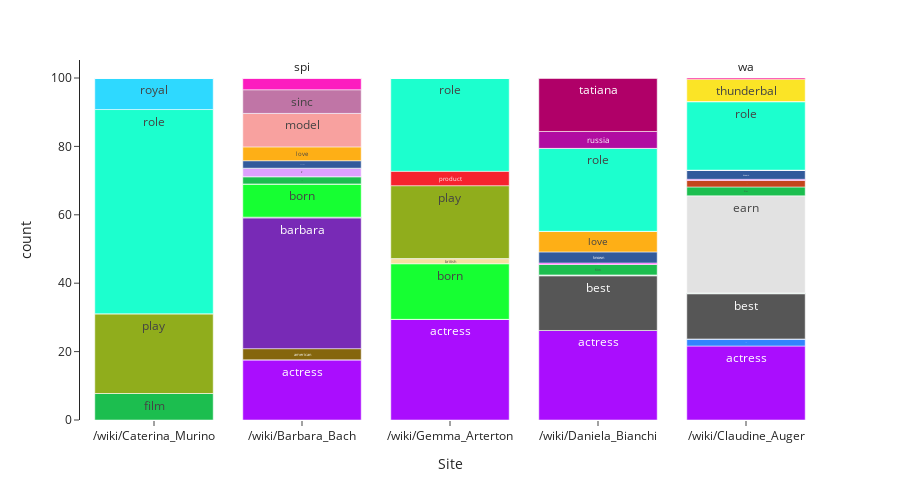

The cell this chart's notebook holds for it:
### Code cell
fig = px.bar(res_df, x="Site", y="count", color="word", text="word", 
                template='simple_white', height=500, color_discrete_sequence=px.colors.qualitative.Alphabet)

fig.update_layout(showlegend=False)3
fig.update_xaxes(showline=False)

fig.show()

### Figure 1 — Plotly figure (JSON) as saved in the notebook; plotly's stock layout.template omitted (floating-point values rounded to 4 significant figures)
{"data": [{"alignmentgroup": "True", "hovertemplate": "word=%{text}<br>Site=%{x}<br>count=%{y}<extra></extra>", "legendgroup": "actress", "marker": {"color": "#AA0DFE", "pattern": {"shape": ""}}, "name": "actress", "offsetgroup": "actress", "orientation": "v", "showlegend": true, "text": ["actress", "actress", "actress", "actress", "actress"], "textposition": "auto", "type": "bar", "x": ["/wiki/Caterina_Murino", "/wiki/Barbara_Bach", "/wiki/Gemma_Arterton", "/wiki/Daniela_Bianchi", "/wiki/Claudine_Auger"], "xaxis": "x", "y": [0, 17.59, 29.44, 26.18, 21.64], "yaxis": "y"}, {"alignmentgroup": "True", "hovertemplate": "word=%{text}<br>Site=%{x}<br>count=%{y}<extra></extra>", "legendgroup": "also", "marker": {"color": "#3283FE", "pattern": {"shape": ""}}, "name": "also", "offsetgroup": "also", "orientation": "v", "showlegend": true, "text": ["also", "also", "also", "also", "also"], "textposition": "auto", "type": "bar", "x": ["/wiki/Caterina_Murino", "/wiki/Barbara_Bach", "/wiki/Gemma_Arterton", "/wiki/Daniela_Bianchi", "/wiki/Claudine_Auger"], "xaxis": "x", "y": [0, 0, 0, 0, 2.067], "yaxis": "y"}, {"alignmentgroup": "True", "hovertemplate": "word=%{text}<br>Site=%{x}<br>count=%{y}<extra></extra>", "legendgroup": "american", "marker": {"color": "#85660D", "pattern": {"shape": ""}}, "name": "american", "offsetgroup": "american", "orientation": "v", "showlegend": true, "text": ["american", "american", "american", "american", "american"], "textposition": "auto", "type": "bar", "x": ["/wiki/Caterina_Murino", "/wiki/Barbara_Bach", "/wiki/Gemma_Arterton", "/wiki/Daniela_Bianchi", "/wiki/Claudine_Auger"], "xaxis": "x", "y": [0, 3.27, 0, 0, 0], "yaxis": "y"}, {"alignmentgroup": "True", "hovertemplate": "word=%{text}<br>Site=%{x}<br>count=%{y}<extra></extra>", "legendgroup": "barbara", "marker": {"color": "#782AB6", "pattern": {"shape": ""}}, "name": "barbara", "offsetgroup": "barbara", "orientation": "v", "showlegend": true, "text": ["barbara", "barbara", "barbara", "barbara", "barbara"], "textposition": "auto", "type": "bar", "x": ["/wiki/Caterina_Murino", "/wiki/Barbara_Bach", "/wiki/Gemma_Arterton", "/wiki/Daniela_Bianchi", "/wiki/Claudine_Auger"], "xaxis": "x", "y": [0, 38.28, 0, 0, 0], "yaxis": "y"}, {"alignmentgroup": "True", "hovertemplate": "word=%{text}<br>Site=%{x}<br>count=%{y}<extra></extra>", "legendgroup": "best", "marker": {"color": "#565656", "pattern": {"shape": ""}}, "name": "best", "offsetgroup": "best", "orientation": "v", "showlegend": true, "text": ["best", "best", "best", "best", "best"], "textposition": "auto", "type": "bar", "x": ["/wiki/Caterina_Murino", "/wiki/Barbara_Bach", "/wiki/Gemma_Arterton", "/wiki/Daniela_Bianchi", "/wiki/Claudine_Auger"], "xaxis": "x", "y": [0, 0, 0, 15.98, 13.21], "yaxis": "y"}, {"alignmentgroup": "True", "hovertemplate": "word=%{text}<br>Site=%{x}<br>count=%{y}<extra></extra>", "legendgroup": "bond", "marker": {"color": "#1C8356", "pattern": {"shape": ""}}, "name": "bond", "offsetgroup": "bond", "orientation": "v", "showlegend": true, "text": ["bond", "bond", "bond", "bond", "bond"], "textposition": "auto", "type": "bar", "x": ["/wiki/Caterina_Murino", "/wiki/Barbara_Bach", "/wiki/Gemma_Arterton", "/wiki/Daniela_Bianchi", "/wiki/Claudine_Auger"], "xaxis": "x", "y": [0, 0.1812, 0, 0.2696, 0.2228], "yaxis": "y"}, {"alignmentgroup": "True", "hovertemplate": "word=%{text}<br>Site=%{x}<br>count=%{y}<extra></extra>", "legendgroup": "born", "marker": {"color": "#16FF32", "pattern": {"shape": ""}}, "name": "born", "offsetgroup": "born", "orientation": "v", "showlegend": true, "text": ["born", "born", "born", "born", "born"], "textposition": "auto", "type": "bar", "x": ["/wiki/Caterina_Murino", "/wiki/Barbara_Bach", "/wiki/Gemma_Arterton", "/wiki/Daniela_Bianchi", "/wiki/Claudine_Auger"], "xaxis": "x", "y": [0, 9.708, 16.24, 0, 0], "yaxis": "y"}, {"alignmentgroup": "True", "hovertemplate": "word=%{text}<br>Site=%{x}<br>count=%{y}<extra></extra>", "legendgroup": "british", "marker": {"color": "#F7E1A0", "pattern": {"shape": ""}}, "name": "british", "offsetgroup": "british", "orientation": "v", "showlegend": true, "text": ["british", "british", "british", "british", "british"], "textposition": "auto", "type": "bar", "x": ["/wiki/Caterina_Murino", "/wiki/Barbara_Bach", "/wiki/Gemma_Arterton", "/wiki/Daniela_Bianchi", "/wiki/Claudine_Auger"], "xaxis": "x", "y": [0, 0, 1.536, 0, 0], "yaxis": "y"}, {"alignmentgroup": "True", "hovertemplate": "word=%{text}<br>Site=%{x}<br>count=%{y}<extra></extra>", "legendgroup": "earn", "marker": {"color": "#E2E2E2", "pattern": {"shape": ""}}, "name": "earn", "offsetgroup": "earn", "orientation": "v", "showlegend": true, "text": ["earn", "earn", "earn", "earn", "earn"], "textposition": "auto", "type": "bar", "x": ["/wiki/Caterina_Murino", "/wiki/Barbara_Bach", "/wiki/Gemma_Arterton", "/wiki/Daniela_Bianchi", "/wiki/Claudine_Auger"], "xaxis": "x", "y": [0, 0, 0, 0, 28.41], "yaxis": "y"}, {"alignmentgroup": "True", "hovertemplate": "word=%{text}<br>Site=%{x}<br>count=%{y}<extra></extra>", "legendgroup": "film", "marker": {"color": "#1CBE4F", "pattern": {"shape": ""}}, "name": "film", "offsetgroup": "film", "orientation": "v", "showlegend": true, "text": ["film", "film", "film", "film", "film"], "textposition": "auto", "type": "bar", "x": ["/wiki/Caterina_Murino", "/wiki/Barbara_Bach", "/wiki/Gemma_Arterton", "/wiki/Daniela_Bianchi", "/wiki/Claudine_Auger"], "xaxis": "x", "y": [7.748, 2.115, 0, 3.147, 2.601], "yaxis": "y"}, {"alignmentgroup": "True", "hovertemplate": "word=%{text}<br>Site=%{x}<br>count=%{y}<extra></extra>", "legendgroup": "first", "marker": {"color": "#C4451C", "pattern": {"shape": ""}}, "name": "first", "offsetgroup": "first", "orientation": "v", "showlegend": true, "text": ["first", "first", "first", "first", "first"], "textposition": "auto", "type": "bar", "x": ["/wiki/Caterina_Murino", "/wiki/Barbara_Bach", "/wiki/Gemma_Arterton", "/wiki/Daniela_Bianchi", "/wiki/Claudine_Auger"], "xaxis": "x", "y": [0, 0, 0, 0, 1.965], "yaxis": "y"}, {"alignmentgroup": "True", "hovertemplate": "word=%{text}<br>Site=%{x}<br>count=%{y}<extra></extra>", "legendgroup": "ha", "marker": {"color": "#DEA0FD", "pattern": {"shape": ""}}, "name": "ha", "offsetgroup": "ha", "orientation": "v", "showlegend": true, "text": ["ha", "ha", "ha", "ha", "ha"], "textposition": "auto", "type": "bar", "x": ["/wiki/Caterina_Murino", "/wiki/Barbara_Bach", "/wiki/Gemma_Arterton", "/wiki/Daniela_Bianchi", "/wiki/Claudine_Auger"], "xaxis": "x", "y": [0, 2.486, 0, 0, 0], "yaxis": "y"}, {"alignmentgroup": "True", "hovertemplate": "word=%{text}<br>Site=%{x}<br>count=%{y}<extra></extra>", "legendgroup": "jame", "marker": {"color": "#FE00FA", "pattern": {"shape": ""}}, "name": "jame", "offsetgroup": "jame", "orientation": "v", "showlegend": true, "text": ["jame", "jame", "jame", "jame", "jame"], "textposition": "auto", "type": "bar", "x": ["/wiki/Caterina_Murino", "/wiki/Barbara_Bach", "/wiki/Gemma_Arterton", "/wiki/Daniela_Bianchi", "/wiki/Claudine_Auger"], "xaxis": "x", "y": [0, 0, 0, 0.3322, 0.2746], "yaxis": "y"}, {"alignmentgroup": "True", "hovertemplate": "word=%{text}<br>Site=%{x}<br>count=%{y}<extra></extra>", "legendgroup": "known", "marker": {"color": "#325A9B", "pattern": {"shape": ""}}, "name": "known", "offsetgroup": "known", "orientation": "v", "showlegend": true, "text": ["known", "known", "known", "known", "known"], "textposition": "auto", "type": "bar", "x": ["/wiki/Caterina_Murino", "/wiki/Barbara_Bach", "/wiki/Gemma_Arterton", "/wiki/Daniela_Bianchi", "/wiki/Claudine_Auger"], "xaxis": "x", "y": [0, 2.179, 0, 3.242, 2.68], "yaxis": "y"}, {"alignmentgroup": "True", "hovertemplate": "word=%{text}<br>Site=%{x}<br>count=%{y}<extra></extra>", "legendgroup": "love", "marker": {"color": "#FEAF16", "pattern": {"shape": ""}}, "name": "love", "offsetgroup": "love", "orientation": "v", "showlegend": true, "text": ["love", "love", "love", "love", "love"], "textposition": "auto", "type": "bar", "x": ["/wiki/Caterina_Murino", "/wiki/Barbara_Bach", "/wiki/Gemma_Arterton", "/wiki/Daniela_Bianchi", "/wiki/Claudine_Auger"], "xaxis": "x", "y": [0, 4.047, 0, 6.021, 0], "yaxis": "y"}, {"alignmentgroup": "True", "hovertemplate": "word=%{text}<br>Site=%{x}<br>count=%{y}<extra></extra>", "legendgroup": "model", "marker": {"color": "#F8A19F", "pattern": {"shape": ""}}, "name": "model", "offsetgroup": "model", "orientation": "v", "showlegend": true, "text": ["model", "model", "model", "model", "model"], "textposition": "auto", "type": "bar", "x": ["/wiki/Caterina_Murino", "/wiki/Barbara_Bach", "/wiki/Gemma_Arterton", "/wiki/Daniela_Bianchi", "/wiki/Claudine_Auger"], "xaxis": "x", "y": [0, 9.787, 0, 0, 0], "yaxis": "y"}, {"alignmentgroup": "True", "hovertemplate": "word=%{text}<br>Site=%{x}<br>count=%{y}<extra></extra>", "legendgroup": "play", "marker": {"color": "#90AD1C", "pattern": {"shape": ""}}, "name": "play", "offsetgroup": "play", "orientation": "v", "showlegend": true, "text": ["play", "play", "play", "play", "play"], "textposition": "auto", "type": "bar", "x": ["/wiki/Caterina_Murino", "/wiki/Barbara_Bach", "/wiki/Gemma_Arterton", "/wiki/Daniela_Bianchi", "/wiki/Claudine_Auger"], "xaxis": "x", "y": [23.31, 0, 21.3, 0, 0], "yaxis": "y"}, {"alignmentgroup": "True", "hovertemplate": "word=%{text}<br>Site=%{x}<br>count=%{y}<extra></extra>", "legendgroup": "product", "marker": {"color": "#F6222E", "pattern": {"shape": ""}}, "name": "product", "offsetgroup": "product", "orientation": "v", "showlegend": true, "text": ["product", "product", "product", "product", "product"], "textposition": "auto", "type": "bar", "x": ["/wiki/Caterina_Murino", "/wiki/Barbara_Bach", "/wiki/Gemma_Arterton", "/wiki/Daniela_Bianchi", "/wiki/Claudine_Auger"], "xaxis": "x", "y": [0, 0, 4.21, 0, 0], "yaxis": "y"}, {"alignmentgroup": "True", "hovertemplate": "word=%{text}<br>Site=%{x}<br>count=%{y}<extra></extra>", "legendgroup": "role", "marker": {"color": "#1CFFCE", "pattern": {"shape": ""}}, "name": "role", "offsetgroup": "role", "orientation": "v", "showlegend": true, "text": ["role", "role", "role", "role", "role"], "textposition": "auto", "type": "bar", "x": ["/wiki/Caterina_Murino", "/wiki/Barbara_Bach", "/wiki/Gemma_Arterton", "/wiki/Daniela_Bianchi", "/wiki/Claudine_Auger"], "xaxis": "x", "y": [59.72, 0, 27.28, 24.26, 20.05], "yaxis": "y"}, {"alignmentgroup": "True", "hovertemplate": "word=%{text}<br>Site=%{x}<br>count=%{y}<extra></extra>", "legendgroup": "royal", "marker": {"color": "#2ED9FF", "pattern": {"shape": ""}}, "name": "royal", "offsetgroup": "royal", "orientation": "v", "showlegend": true, "text": ["royal", "royal", "royal", "royal", "royal"], "textposition": "auto", "type": "bar", "x": ["/wiki/Caterina_Murino", "/wiki/Barbara_Bach", "/wiki/Gemma_Arterton", "/wiki/Daniela_Bianchi", "/wiki/Claudine_Auger"], "xaxis": "x", "y": [9.217, 0, 0, 0, 0], "yaxis": "y"}, {"alignmentgroup": "True", "hovertemplate": "word=%{text}<br>Site=%{x}<br>count=%{y}<extra></extra>", "legendgroup": "russia", "marker": {"color": "#B10DA1", "pattern": {"shape": ""}}, "name": "russia", "offsetgroup": "russia", "orientation": "v", "showlegend": true, "text": ["russia", "russia", "russia", "russia", "russia"], "textposition": "auto", "type": "bar", "x": ["/wiki/Caterina_Murino", "/wiki/Barbara_Bach", "/wiki/Gemma_Arterton", "/wiki/Daniela_Bianchi", "/wiki/Claudine_Auger"], "xaxis": "x", "y": [0, 0, 0, 4.935, 0], "yaxis": "y"}, {"alignmentgroup": "True", "hovertemplate": "word=%{text}<br>Site=%{x}<br>count=%{y}<extra></extra>", "legendgroup": "sinc", "marker": {"color": "#C075A6", "pattern": {"shape": ""}}, "name": "sinc", "offsetgroup": "sinc", "orientation": "v", "showlegend": true, "text": ["sinc", "sinc", "sinc", "sinc", "sinc"], "textposition": "auto", "type": "bar", "x": ["/wiki/Caterina_Murino", "/wiki/Barbara_Bach", "/wiki/Gemma_Arterton", "/wiki/Daniela_Bianchi", "/wiki/Claudine_Auger"], "xaxis": "x", "y": [0, 6.917, 0, 0, 0], "yaxis": "y"}, {"alignmentgroup": "True", "hovertemplate": "word=%{text}<br>Site=%{x}<br>count=%{y}<extra></extra>", "legendgroup": "spi", "marker": {"color": "#FC1CBF", "pattern": {"shape": ""}}, "name": "spi", "offsetgroup": "spi", "orientation": "v", "showlegend": true, "text": ["spi", "spi", "spi", "spi", "spi"], "textposition": "auto", "type": "bar", "x": ["/wiki/Caterina_Murino", "/wiki/Barbara_Bach", "/wiki/Gemma_Arterton", "/wiki/Daniela_Bianchi", "/wiki/Claudine_Auger"], "xaxis": "x", "y": [0, 3.438, 0, 0, 0], "yaxis": "y"}, {"alignmentgroup": "True", "hovertemplate": "word=%{text}<br>Site=%{x}<br>count=%{y}<extra></extra>", "legendgroup": "tatiana", "marker": {"color": "#B00068", "pattern": {"shape": ""}}, "name": "tatiana", "offsetgroup": "tatiana", "orientation": "v", "showlegend": true, "text": ["tatiana", "tatiana", "tatiana", "tatiana", "tatiana"], "textposition": "auto", "type": "bar", "x": ["/wiki/Caterina_Murino", "/wiki/Barbara_Bach", "/wiki/Gemma_Arterton", "/wiki/Daniela_Bianchi", "/wiki/Claudine_Auger"], "xaxis": "x", "y": [0, 0, 0, 15.64, 0], "yaxis": "y"}, {"alignmentgroup": "True", "hovertemplate": "word=%{text}<br>Site=%{x}<br>count=%{y}<extra></extra>", "legendgroup": "thunderbal", "marker": {"color": "#FBE426", "pattern": {"shape": ""}}, "name": "thunderbal", "offsetgroup": "thunderbal", "orientation": "v", "showlegend": true, "text": ["thunderbal", "thunderbal", "thunderbal", "thunderbal", "thunderbal"], "textposition": "auto", "type": "bar", "x": ["/wiki/Caterina_Murino", "/wiki/Barbara_Bach", "/wiki/Gemma_Arterton", "/wiki/Daniela_Bianchi", "/wiki/Claudine_Auger"], "xaxis": "x", "y": [0, 0, 0, 0, 6.556], "yaxis": "y"}, {"alignmentgroup": "True", "hovertemplate": "word=%{text}<br>Site=%{x}<br>count=%{y}<extra></extra>", "legendgroup": "wa", "marker": {"color": "#FA0087", "pattern": {"shape": ""}}, "name": "wa", "offsetgroup": "wa", "orientation": "v", "showlegend": true, "text": ["wa", "wa", "wa", "wa", "wa"], "textposition": "auto", "type": "bar", "x": ["/wiki/Caterina_Murino", "/wiki/Barbara_Bach", "/wiki/Gemma_Arterton", "/wiki/Daniela_Bianchi", "/wiki/Claudine_Auger"], "xaxis": "x", "y": [0, 0, 0, 0, 0.3326], "yaxis": "y"}], "layout": {"barmode": "relative", "height": 500, "legend": {"title": {"text": "word"}, "tracegroupgap": 0}, "margin": {"t": 60}, "showlegend": false, "xaxis": {"anchor": "y", "domain": [0, 1], "showline": false, "title": {"text": "Site"}}, "yaxis": {"anchor": "x", "domain": [0, 1], "title": {"text": "count"}}}}
